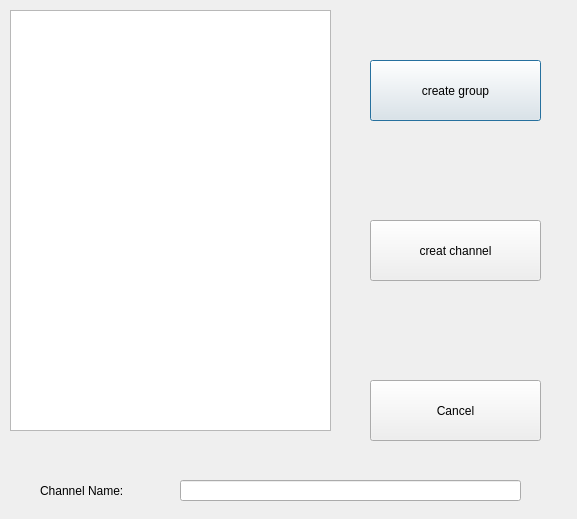
<?xml version="1.0" encoding="UTF-8"?>
<ui version="4.0">
 <class>Creat_channele</class>
 <widget class="QDialog" name="Creat_channele">
  <property name="geometry">
   <rect>
    <x>0</x>
    <y>0</y>
    <width>577</width>
    <height>519</height>
   </rect>
  </property>
  <property name="windowTitle">
   <string>Dialog</string>
  </property>
  <widget class="QListWidget" name="contact_widget">
   <property name="geometry">
    <rect>
     <x>10</x>
     <y>10</y>
     <width>321</width>
     <height>421</height>
    </rect>
   </property>
  </widget>
  <widget class="QPushButton" name="Create_G_B">
   <property name="geometry">
    <rect>
     <x>370</x>
     <y>60</y>
     <width>171</width>
     <height>61</height>
    </rect>
   </property>
   <property name="text">
    <string>create group</string>
   </property>
  </widget>
  <widget class="QPushButton" name="Create_C_B">
   <property name="geometry">
    <rect>
     <x>370</x>
     <y>220</y>
     <width>171</width>
     <height>61</height>
    </rect>
   </property>
   <property name="text">
    <string>creat channel</string>
   </property>
  </widget>
  <widget class="QPushButton" name="Cancel">
   <property name="geometry">
    <rect>
     <x>370</x>
     <y>380</y>
     <width>171</width>
     <height>61</height>
    </rect>
   </property>
   <property name="text">
    <string>Cancel</string>
   </property>
  </widget>
  <widget class="QLabel" name="label">
   <property name="geometry">
    <rect>
     <x>40</x>
     <y>470</y>
     <width>151</width>
     <height>41</height>
    </rect>
   </property>
   <property name="text">
    <string>Channel Name:</string>
   </property>
  </widget>
  <widget class="QLineEdit" name="C_G_Name_btn">
   <property name="geometry">
    <rect>
     <x>180</x>
     <y>480</y>
     <width>341</width>
     <height>21</height>
    </rect>
   </property>
  </widget>
 </widget>
 <resources/>
 <connections/>
</ui>
